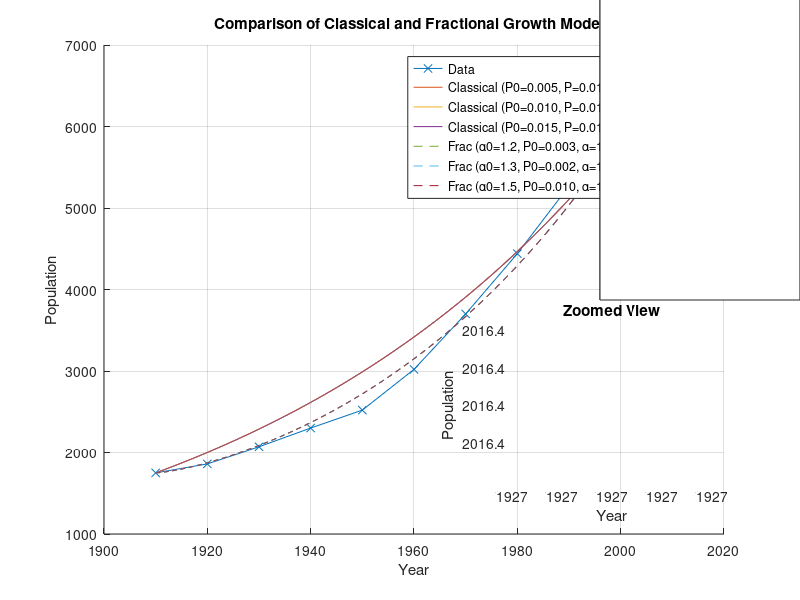

Write MATLAB code to recreate this figure.
% Data provided
year = [1910, 1920, 1930, 1940, 1950, 1960, 1970, 1980, 1990, 2000, 2010];
population = [1750, 1860, 2070, 2300, 2520, 3020, 3700, 4440, 5270, 5980, 6790];

% Start time
tic;

% Classical exponential growth model
classical_model = @(P, t) population(1) * exp(P * (t - year(1)));

% Mittag-Leffler function (approximation)
mlf = @(alpha, z) arrayfun(@(z) sum(z.^(0:100) ./ gamma(alpha * (0:100) + 1)), z);

% Fractional model
fractional_model = @(params, t) population(1) * mlf(params(1), params(2) * (t - year(1)).^params(1));

% Different initial guesses
initial_guesses_classical = [0.005, 0.01, 0.015];
initial_guesses_fractional = [1.2, 0.003; 1.3, 0.002; 1.5 ,0.01];


t_fit = linspace(min(year), max(year), 1000);
figure;
hold on;
plot(year, population, '-x', 'DisplayName', 'Data');


% Preallocate storage
errors_classical = zeros(length(initial_guesses_classical), 1);
errors_fractional = zeros(size(initial_guesses_fractional, 1), 1);
optimized_P_classical = zeros(length(initial_guesses_classical), 1);
optimized_params_fractional = zeros(size(initial_guesses_fractional, 1), 2);


% Loop over different initial guesses for classical model
for i = 1:length(initial_guesses_classical)
    P0_classical = initial_guesses_classical(i);
    P_classical = lsqcurvefit(classical_model, P0_classical, year, population);
    N_classical = classical_model(P_classical, t_fit);
    
    % Store optimized parameter and error
    optimized_P_classical(i) = P_classical;
    errors_classical(i) = sum((population - classical_model(P_classical, year)).^2);

    % Plot classical model
    plot(t_fit, N_classical, 'DisplayName', sprintf('Classical (P0=%.3f, P=%.6f)', P0_classical, P_classical));
end


% Loop over different initial guesses for fractional model
for j = 1:size(initial_guesses_fractional, 1)
    params0_fractional = initial_guesses_fractional(j, :);
    params_fractional = lsqcurvefit(fractional_model, params0_fractional, year, population);
    N_fractional = fractional_model(params_fractional, t_fit);
    
    % Store optimized parameters and error
    optimized_params_fractional(j, :) = params_fractional;
    errors_fractional(j) = sum((population - fractional_model(params_fractional, year)).^2);

    % Plot fractional model
    plot(t_fit, N_fractional, '--', 'DisplayName', ...
        sprintf('Frac (α0=%.1f, P0=%.3f, α=%.3f, P=%.6f)', ...
        params0_fractional(1), params0_fractional(2), params_fractional(1), params_fractional(2)));
end

xlabel('Year');
ylabel('Population');
legend;
title('Comparison of Classical and Fractional Growth Models');
grid on;
hold off;


inset_axes = axes('Position', [0.64 0.2 0.25 0.25]); % [x, y, width, height]
box on; hold on; grid on;

% Define zoomed-in limits
xlim_range = [1927.04275 1927.04295];
ylim_range = [2016.39874 2016.39876];

% Plot data points inside the inset
plot(inset_axes, year, population, '-x', 'DisplayName', 'Data');

% Replot all models inside the zoomed-in inset
for i = 1:length(initial_guesses_classical)
    plot(inset_axes, t_fit, classical_model(optimized_P_classical(i), t_fit), 'LineWidth', 1);
end
for j = 1:size(initial_guesses_fractional, 1)
    plot(inset_axes, t_fit, fractional_model(optimized_params_fractional(j, :), t_fit), '--', 'LineWidth', 1);
end

% Adjust inset plot properties
xlim(inset_axes, xlim_range);
ylim(inset_axes, ylim_range);
title(inset_axes, 'Zoomed View');
xlabel(inset_axes, 'Year');
ylabel(inset_axes, 'Population');


% Stop time
stop_time = toc;
fprintf('Execution time: %f seconds\n', stop_time);

fprintf('\nErrors and Efficiency Gains:\n\n');


for i = 1:length(initial_guesses_classical)
    fprintf('Classical (P0=%.3f) Error: %f, Optimized P: %.9f\n', ...
        initial_guesses_classical(i), errors_classical(i), optimized_P_classical(i));
end

for j = 1:size(initial_guesses_fractional, 1)
    fprintf('Fractional (α0=%.1f, P0=%.3f)  Error: %f, Optimized α: %.7f, Optimized P: %.15f\n', ...
        initial_guesses_fractional(j, 1), initial_guesses_fractional(j, 2), ...
        errors_fractional(j), optimized_params_fractional(j, 1), optimized_params_fractional(j, 2));
   
    % Calculate efficiency gain
    if j <= length(errors_classical)
        efficiency_gain = abs(errors_classical(j) - errors_fractional(j)) / abs(errors_classical(j));
        fprintf('Efficiency Gain: %.6f          (%.2f%% improvement)\n', efficiency_gain, efficiency_gain * 100);
    end

end
